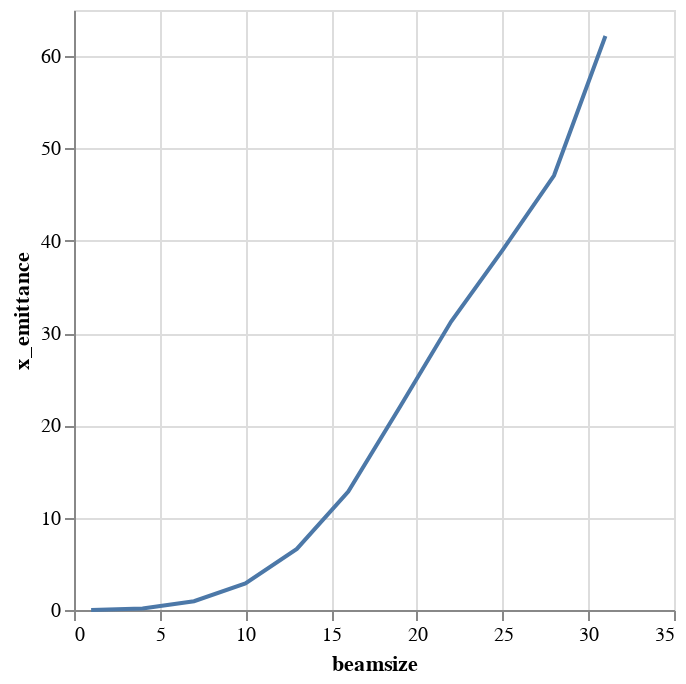

The code cell stored with this chart in its notebook:
### Markdown cell above
## Plots

### Code cell
alt.Chart(emit_df).mark_line().encode(
    x='beamsize',
    y='x_emittance',
)

### Figure 1 — Vega-Lite specification as saved in the notebook (floating-point values rounded to 4 significant figures)
{"$schema": "https://vega.github.io/schema/vega-lite/v1.2.1.json", "data": {"values": [{"beamsize": 1, "losses": 0, "relbeta": 0.002309, "sourceID": 16777217, "sourceName": "bs_1", "x_emittance": 0.003786, "x_norm_emittance": 8.74e-06, "y_emittance": 0.001385, "y_norm_emittance": 3.196e-06}, {"beamsize": 4, "losses": 0, "relbeta": 0.002309, "sourceID": 16777218, "sourceName": "bs_4", "x_emittance": 0.1672, "x_norm_emittance": 0.0003859, "y_emittance": 0.09009, "y_norm_emittance": 0.000208}, {"beamsize": 7, "losses": 0, "relbeta": 0.002309, "sourceID": 16777219, "sourceName": "bs_7", "x_emittance": 0.9478, "x_norm_emittance": 0.002188, "y_emittance": 0.4322, "y_norm_emittance": 0.0009978}, {"beamsize": 10, "losses": 0, "relbeta": 0.002309, "sourceID": 16777220, "sourceName": "bs_10", "x_emittance": 2.881, "x_norm_emittance": 0.00665, "y_emittance": 1.489, "y_norm_emittance": 0.003437}, {"beamsize": 13, "losses": 1, "relbeta": 0.002309, "sourceID": 16777221, "sourceName": "bs_13", "x_emittance": 6.624, "x_norm_emittance": 0.01529, "y_emittance": 3.515, "y_norm_emittance": 0.008114}, {"beamsize": 16, "losses": 13, "relbeta": 0.002309, "sourceID": 16777222, "sourceName": "bs_16", "x_emittance": 12.82, "x_norm_emittance": 0.0296, "y_emittance": 5.944, "y_norm_emittance": 0.01372}, {"beamsize": 19, "losses": 31, "relbeta": 0.002309, "sourceID": 16777223, "sourceName": "bs_19", "x_emittance": 21.96, "x_norm_emittance": 0.05071, "y_emittance": 13.86, "y_norm_emittance": 0.03199}, {"beamsize": 22, "losses": 49, "relbeta": 0.002309, "sourceID": 16777224, "sourceName": "bs_22", "x_emittance": 31.25, "x_norm_emittance": 0.07214, "y_emittance": 23.24, "y_norm_emittance": 0.05364}, {"beamsize": 25, "losses": 103, "relbeta": 0.002309, "sourceID": 16777225, "sourceName": "bs_25", "x_emittance": 38.99, "x_norm_emittance": 0.09, "y_emittance": 31.18, "y_norm_emittance": 0.07198}, {"beamsize": 28, "losses": 139, "relbeta": 0.002309, "sourceID": 16777226, "sourceName": "bs_28", "x_emittance": 47.07, "x_norm_emittance": 0.1087, "y_emittance": 39.81, "y_norm_emittance": 0.09191}, {"beamsize": 31, "losses": 173, "relbeta": 0.002309, "sourceID": 16777227, "sourceName": "bs_31", "x_emittance": 62.19, "x_norm_emittance": 0.1436, "y_emittance": 59.14, "y_norm_emittance": 0.1365}]}, "encoding": {"x": {"field": "beamsize", "type": "quantitative"}, "y": {"field": "x_emittance", "type": "quantitative"}}, "mark": "line"}
